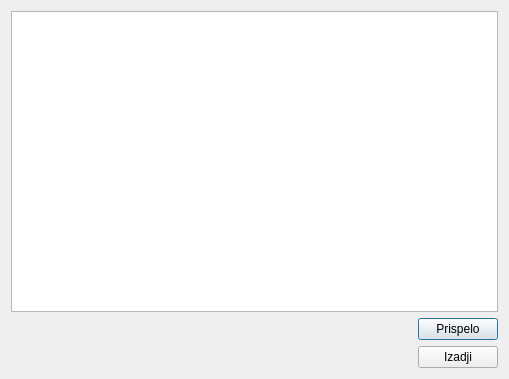
<?xml version="1.0" encoding="UTF-8"?>
<ui version="4.0">
 <class>PrijemSredstavaB2</class>
 <widget class="QDialog" name="PrijemSredstavaB2">
  <property name="geometry">
   <rect>
    <x>0</x>
    <y>0</y>
    <width>509</width>
    <height>379</height>
   </rect>
  </property>
  <property name="windowTitle">
   <string>(PROTOTIP) Prijem i evidentiranje sredstava</string>
  </property>
  <layout class="QVBoxLayout" name="verticalLayout">
   <item>
    <widget class="QTreeView" name="treeStavke"/>
   </item>
   <item>
    <layout class="QHBoxLayout" name="horizontalLayout_5">
     <item>
      <spacer name="horizontalSpacer_4">
       <property name="orientation">
        <enum>Qt::Horizontal</enum>
       </property>
       <property name="sizeHint" stdset="0">
        <size>
         <width>40</width>
         <height>20</height>
        </size>
       </property>
      </spacer>
     </item>
     <item>
      <widget class="QPushButton" name="pushButton_2">
       <property name="text">
        <string>Prispelo</string>
       </property>
      </widget>
     </item>
    </layout>
   </item>
   <item>
    <layout class="QHBoxLayout" name="horizontalLayout_4">
     <item>
      <spacer name="horizontalSpacer_3">
       <property name="orientation">
        <enum>Qt::Horizontal</enum>
       </property>
       <property name="sizeHint" stdset="0">
        <size>
         <width>40</width>
         <height>20</height>
        </size>
       </property>
      </spacer>
     </item>
     <item>
      <widget class="QPushButton" name="zapamti_2">
       <property name="text">
        <string>Izadji</string>
       </property>
      </widget>
     </item>
    </layout>
   </item>
  </layout>
 </widget>
 <resources/>
 <connections/>
</ui>
